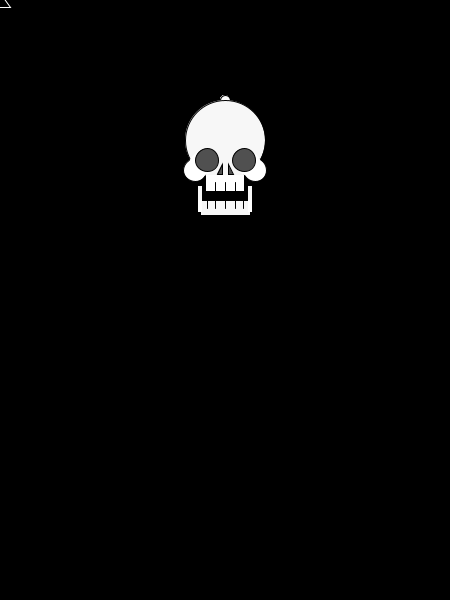
Frame 1 (no input)
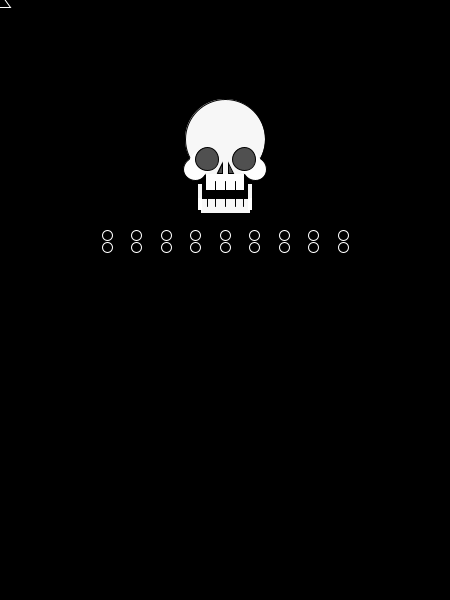
Frame 60 (the mouse pressed at the canvas centre just before this capture)
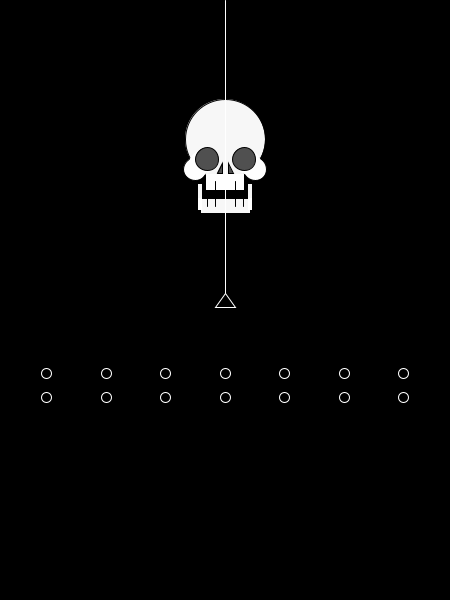
Frame 120 (the mouse held since frame 60 and released just before this capture)

The Processing sketch that drew these frames (run headless with seeded random() and noise(); from frame 60 on, the mouse is pressed at the canvas centre):

// Processing sketch: processing_108557
// ── processing_108557.pde

float x, y;
float vx, vy;
float o1, o2, o3, o4, o5, o6, o7, o8, o9, p, p2;
float vo1, vo2, vo3, vo4, vo5, vo6, vo7, vo8, vo9, vp, vp2;

void setup() {
  size(450, 600);
  x = width/2-50 ;
  y = 100 ;
  o1 = width/2 ;
  o2 = width/2 ;
  o3 = width/2 ;
  o4 = width/2 ;
  o5 = width/2 ;
  o6 = width/2 ;
  o7 = width/2 ;
  o8 = width/2 ;
  o9 = width/2 ;
  p = y ;
  vy = 0.7 ;
  vo1 = 0 ;
  vo2 = 0.5 ;
  vo3 = 1 ;
  vo4 = 1.5 ;
  vo5 = 2 ;
  vo6 = -0.5 ;
  vo7 = -1 ;
  vo8 = -1.5 ;
  vo9 = -2 ;
  vp = 2.5 ;
  vp2 = 2.3 ;
  p2 = y;
}

void draw() {
  noCursor();
  background(0);
  
  enemyBullet(int(o1), int(p));
  enemyBullet(int(o2), int(p));
  enemyBullet(int(o3), int(p));
  enemyBullet(int(o4), int(p));
  enemyBullet(int(o5), int(p));
  enemyBullet(int(o6), int(p));
  enemyBullet(int(o7), int(p));
  enemyBullet(int(o8), int(p));
  enemyBullet(int(o9), int(p));
  enemyBullet(int(o1), int(p2));
  enemyBullet(int(o2), int(p2));
  enemyBullet(int(o3), int(p2));
  enemyBullet(int(o4), int(p2));
  enemyBullet(int(o5), int(p2));
  enemyBullet(int(o6), int(p2));
  enemyBullet(int(o7), int(p2));
  enemyBullet(int(o8), int(p2));
  enemyBullet(int(o9), int(p2));
  o1 = o1 + vo1;
  o2 = o2 + vo2;
  o3 = o3 + vo3;
  o4 = o4 + vo4;
  o5 = o5 + vo5;
  o6 = o6 + vo6;
  o7 = o7 + vo7;
  o8 = o8 + vo8;
  o9 = o9 + vo9;
  p = p + vp;
  p2 = p2 + vp2;

  
  chara(int(x), int(y));
  x = x ;
  y = y + vy ;
  if (y<90) vy = -vy;
  if (y>110) vy = -vy;
  
  
  stroke(255,255,255);
  noFill();
  triangle(mouseX, mouseY -7, mouseX -10, mouseY +7, mouseX +10, mouseY +7);
  if (mousePressed) { 
    line(mouseX, mouseY - 7, mouseX, 0); // draw beam
  }
  
}
void chara(int a,int b){

  pushMatrix();
  
  translate(a, b);

  //out line
  strokeWeight(1);
  stroke(0, 0, 0);
  fill(247, 247, 247);
  ellipse(50, 40, 80, 80);
  //under teeth
  stroke(0, 0, 0);
  rect(22, b-15 , 5, 27);
  rect(72, b-15 , 5, 27);
  rect(25, b , 50, 15);
  line(32, b , 32, b+8 );
  line(40, b , 40, b+8 );
  line(50, b , 50, b+8 );
  line(60, b , 60, b+8 );
  line(68, b , 68, b+8 );
  //under teeth eraser
  stroke(#ffffff);
  fill(#ffffff);
  rect(23, b , 3, 11);
  rect(73, b , 3, 11);
  //cheek
  stroke(0, 0, 0);
  ellipse(20, 70, 23, 23);
  ellipse(80, 70, 23, 23);
  //cheek eraser
  stroke(#ffffff);
  fill(#ffffff);
  ellipse(26, 64, 23, 23);
  stroke(#ffffff);
  fill(#ffffff);
  ellipse(74, 64, 23, 23);
  //eyes
  stroke(0, 0, 0);
  fill(80, 80, 80);
  ellipse(32, 60, 23, 23);
  ellipse(69, 60, 23, 23);
  //nose
  fill(80, 80, 80);
  triangle(53, 64, 53, 74, 58, 74);
  triangle(47, 64, 47, 74, 42, 74);
  //teeth
  fill(#ffffff);
  rect(30, 76, 39, 15);
  line(40, 82, 40, 91);
  line(50, 82, 50, 91);
  line(60, 82, 60, 91);
  //teeth eraser
  stroke(#ffffff);
  fill(#ffffff);
  rect(31, 75, 37, 2);
  
  
  popMatrix();

}

void enemyBullet(int c, int d){

  pushMatrix();

    ellipse(c, d, 10, 10);
  
  popMatrix();
  
  }
